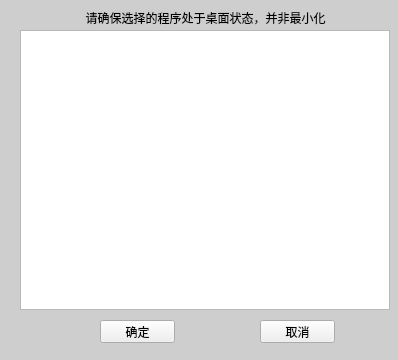
<?xml version="1.0" encoding="UTF-8"?>
<ui version="4.0">
 <class>UIOtherApp</class>
 <widget class="QWidget" name="UIOtherApp">
  <property name="geometry">
   <rect>
    <x>0</x>
    <y>0</y>
    <width>398</width>
    <height>360</height>
   </rect>
  </property>
  <property name="sizePolicy">
   <sizepolicy hsizetype="Preferred" vsizetype="Preferred">
    <horstretch>0</horstretch>
    <verstretch>0</verstretch>
   </sizepolicy>
  </property>
  <property name="windowTitle">
   <string>UIOtherApp</string>
  </property>
  <property name="styleSheet">
   <string notr="true"/>
  </property>
  <widget class="QTableWidget" name="Auxiliary_tableWidget">
   <property name="geometry">
    <rect>
     <x>20</x>
     <y>30</y>
     <width>370</width>
     <height>280</height>
    </rect>
   </property>
  </widget>
  <widget class="QPushButton" name="Cancel_pushBtn">
   <property name="geometry">
    <rect>
     <x>260</x>
     <y>320</y>
     <width>75</width>
     <height>23</height>
    </rect>
   </property>
   <property name="text">
    <string>取消</string>
   </property>
  </widget>
  <widget class="QPushButton" name="OK_pushBtn">
   <property name="geometry">
    <rect>
     <x>100</x>
     <y>320</y>
     <width>75</width>
     <height>23</height>
    </rect>
   </property>
   <property name="text">
    <string>确定</string>
   </property>
  </widget>
  <widget class="QLabel" name="label">
   <property name="geometry">
    <rect>
     <x>0</x>
     <y>0</y>
     <width>401</width>
     <height>361</height>
    </rect>
   </property>
   <property name="styleSheet">
    <string notr="true">background-color: rgb(206, 206, 206);</string>
   </property>
   <property name="text">
    <string/>
   </property>
  </widget>
  <widget class="QLabel" name="label_2">
   <property name="geometry">
    <rect>
     <x>20</x>
     <y>10</y>
     <width>371</width>
     <height>16</height>
    </rect>
   </property>
   <property name="text">
    <string>请确保选择的程序处于桌面状态，并非最小化</string>
   </property>
   <property name="alignment">
    <set>Qt::AlignCenter</set>
   </property>
  </widget>
  <zorder>label</zorder>
  <zorder>Auxiliary_tableWidget</zorder>
  <zorder>Cancel_pushBtn</zorder>
  <zorder>OK_pushBtn</zorder>
  <zorder>label_2</zorder>
 </widget>
 <layoutdefault spacing="6" margin="11"/>
 <resources>
  <include location="loginwindow.qrc"/>
 </resources>
 <connections/>
</ui>
